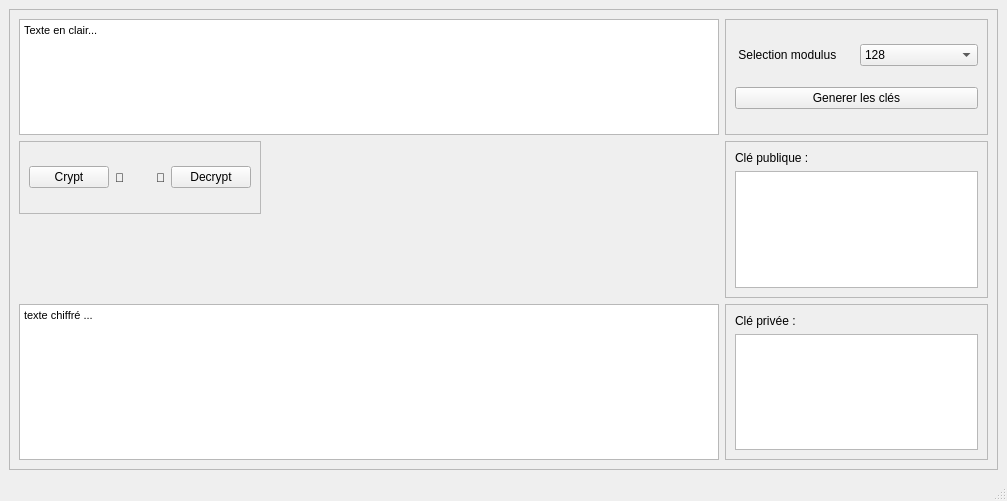
<?xml version="1.0" encoding="UTF-8"?>
<ui version="4.0">
 <class>MainWindow</class>
 <widget class="QMainWindow" name="MainWindow">
  <property name="enabled">
   <bool>true</bool>
  </property>
  <property name="geometry">
   <rect>
    <x>0</x>
    <y>0</y>
    <width>1007</width>
    <height>501</height>
   </rect>
  </property>
  <property name="windowTitle">
   <string>MainWindow</string>
  </property>
  <widget class="QWidget" name="centralwidget">
   <layout class="QVBoxLayout" name="verticalLayout_3">
    <item>
     <widget class="QFrame" name="frame">
      <property name="frameShape">
       <enum>QFrame::StyledPanel</enum>
      </property>
      <property name="frameShadow">
       <enum>QFrame::Raised</enum>
      </property>
      <layout class="QFormLayout" name="formLayout">
       <item row="0" column="0">
        <widget class="QTextEdit" name="TE_cleartext">
         <property name="minimumSize">
          <size>
           <width>700</width>
           <height>0</height>
          </size>
         </property>
         <property name="html">
          <string>&lt;!DOCTYPE HTML PUBLIC &quot;-//W3C//DTD HTML 4.0//EN&quot; &quot;http://www.w3.org/TR/REC-html40/strict.dtd&quot;&gt;
&lt;html&gt;&lt;head&gt;&lt;meta name=&quot;qrichtext&quot; content=&quot;1&quot; /&gt;&lt;style type=&quot;text/css&quot;&gt;
p, li { white-space: pre-wrap; }
&lt;/style&gt;&lt;/head&gt;&lt;body style=&quot; font-family:'MS Shell Dlg 2'; font-size:8.25pt; font-weight:400; font-style:normal;&quot;&gt;
&lt;p style=&quot; margin-top:0px; margin-bottom:0px; margin-left:0px; margin-right:0px; -qt-block-indent:0; text-indent:0px;&quot;&gt;Texte en clair...&lt;/p&gt;&lt;/body&gt;&lt;/html&gt;</string>
         </property>
        </widget>
       </item>
       <item row="0" column="1">
        <widget class="QFrame" name="frame_2">
         <property name="frameShape">
          <enum>QFrame::StyledPanel</enum>
         </property>
         <property name="frameShadow">
          <enum>QFrame::Raised</enum>
         </property>
         <layout class="QGridLayout" name="gridLayout">
          <item row="0" column="0">
           <widget class="QLabel" name="label_3">
            <property name="text">
             <string> Selection modulus</string>
            </property>
           </widget>
          </item>
          <item row="0" column="1">
           <widget class="QComboBox" name="CB_nbit">
            <item>
             <property name="text">
              <string>128</string>
             </property>
            </item>
            <item>
             <property name="text">
              <string>256</string>
             </property>
            </item>
            <item>
             <property name="text">
              <string>512</string>
             </property>
            </item>
            <item>
             <property name="text">
              <string>1024</string>
             </property>
            </item>
            <item>
             <property name="text">
              <string>2048</string>
             </property>
            </item>
            <item>
             <property name="text">
              <string>4096</string>
             </property>
            </item>
            <item>
             <property name="text">
              <string>8192</string>
             </property>
            </item>
            <item>
             <property name="text">
              <string>16 384</string>
             </property>
            </item>
           </widget>
          </item>
          <item row="1" column="0" colspan="2">
           <widget class="QPushButton" name="PB_gen_keys">
            <property name="text">
             <string>Generer les clés</string>
            </property>
           </widget>
          </item>
         </layout>
        </widget>
       </item>
       <item row="2" column="0">
        <widget class="QTextEdit" name="TE_cryptedtext">
         <property name="minimumSize">
          <size>
           <width>700</width>
           <height>0</height>
          </size>
         </property>
         <property name="html">
          <string>&lt;!DOCTYPE HTML PUBLIC &quot;-//W3C//DTD HTML 4.0//EN&quot; &quot;http://www.w3.org/TR/REC-html40/strict.dtd&quot;&gt;
&lt;html&gt;&lt;head&gt;&lt;meta name=&quot;qrichtext&quot; content=&quot;1&quot; /&gt;&lt;style type=&quot;text/css&quot;&gt;
p, li { white-space: pre-wrap; }
&lt;/style&gt;&lt;/head&gt;&lt;body style=&quot; font-family:'MS Shell Dlg 2'; font-size:8.25pt; font-weight:400; font-style:normal;&quot;&gt;
&lt;p style=&quot; margin-top:0px; margin-bottom:0px; margin-left:0px; margin-right:0px; -qt-block-indent:0; text-indent:0px;&quot;&gt;texte chiffré ...&lt;/p&gt;&lt;/body&gt;&lt;/html&gt;</string>
         </property>
        </widget>
       </item>
       <item row="1" column="0">
        <widget class="QFrame" name="frame_3">
         <property name="frameShape">
          <enum>QFrame::StyledPanel</enum>
         </property>
         <property name="frameShadow">
          <enum>QFrame::Raised</enum>
         </property>
         <layout class="QHBoxLayout" name="horizontalLayout">
          <item>
           <widget class="QPushButton" name="PB_crypt">
            <property name="text">
             <string>Crypt</string>
            </property>
           </widget>
          </item>
          <item>
           <widget class="QLabel" name="label_2">
            <property name="text">
             <string>🔽</string>
            </property>
           </widget>
          </item>
          <item>
           <widget class="QLabel" name="L_no_privkey">
            <property name="text">
             <string/>
            </property>
           </widget>
          </item>
          <item>
           <widget class="QLabel" name="L_no_pubkey">
            <property name="enabled">
             <bool>true</bool>
            </property>
            <property name="text">
             <string/>
            </property>
           </widget>
          </item>
          <item>
           <widget class="QLabel" name="label">
            <property name="text">
             <string>🔼</string>
            </property>
           </widget>
          </item>
          <item>
           <widget class="QPushButton" name="PB_decrypt">
            <property name="text">
             <string>Decrypt</string>
            </property>
           </widget>
          </item>
         </layout>
        </widget>
       </item>
       <item row="2" column="1">
        <widget class="QFrame" name="frame_4">
         <property name="frameShape">
          <enum>QFrame::StyledPanel</enum>
         </property>
         <property name="frameShadow">
          <enum>QFrame::Raised</enum>
         </property>
         <layout class="QVBoxLayout" name="verticalLayout">
          <item>
           <widget class="QLabel" name="label_5">
            <property name="text">
             <string>Clé privée : </string>
            </property>
           </widget>
          </item>
          <item>
           <widget class="QTextEdit" name="TE_privkey">
            <property name="acceptDrops">
             <bool>true</bool>
            </property>
            <property name="readOnly">
             <bool>true</bool>
            </property>
           </widget>
          </item>
         </layout>
        </widget>
       </item>
       <item row="1" column="1">
        <widget class="QFrame" name="frame_5">
         <property name="frameShape">
          <enum>QFrame::StyledPanel</enum>
         </property>
         <property name="frameShadow">
          <enum>QFrame::Raised</enum>
         </property>
         <layout class="QVBoxLayout" name="verticalLayout_2">
          <item>
           <widget class="QLabel" name="label_4">
            <property name="text">
             <string>Clé publique :</string>
            </property>
           </widget>
          </item>
          <item>
           <widget class="QTextEdit" name="TE_pubkey">
            <property name="acceptDrops">
             <bool>true</bool>
            </property>
            <property name="readOnly">
             <bool>true</bool>
            </property>
           </widget>
          </item>
         </layout>
        </widget>
       </item>
      </layout>
     </widget>
    </item>
   </layout>
  </widget>
  <widget class="QMenuBar" name="menubar">
   <property name="geometry">
    <rect>
     <x>0</x>
     <y>0</y>
     <width>1007</width>
     <height>21</height>
    </rect>
   </property>
  </widget>
  <widget class="QStatusBar" name="statusbar"/>
  <action name="act_crypt">
   <property name="text">
    <string>crypt</string>
   </property>
  </action>
  <action name="act_decrypt">
   <property name="text">
    <string>decrypt</string>
   </property>
  </action>
  <action name="act_gen_keys">
   <property name="text">
    <string>gen_keys</string>
   </property>
  </action>
  <action name="act_cle_pub">
   <property name="text">
    <string>cle_pub</string>
   </property>
  </action>
 </widget>
 <resources/>
 <connections>
  <connection>
   <sender>PB_crypt</sender>
   <signal>clicked()</signal>
   <receiver>act_crypt</receiver>
   <slot>trigger()</slot>
   <hints>
    <hint type="sourcelabel">
     <x>470</x>
     <y>288</y>
    </hint>
    <hint type="destinationlabel">
     <x>-1</x>
     <y>-1</y>
    </hint>
   </hints>
  </connection>
  <connection>
   <sender>PB_decrypt</sender>
   <signal>clicked()</signal>
   <receiver>act_decrypt</receiver>
   <slot>trigger()</slot>
   <hints>
    <hint type="sourcelabel">
     <x>244</x>
     <y>288</y>
    </hint>
    <hint type="destinationlabel">
     <x>-1</x>
     <y>-1</y>
    </hint>
   </hints>
  </connection>
  <connection>
   <sender>PB_gen_keys</sender>
   <signal>clicked()</signal>
   <receiver>act_gen_keys</receiver>
   <slot>trigger()</slot>
   <hints>
    <hint type="sourcelabel">
     <x>737</x>
     <y>102</y>
    </hint>
    <hint type="destinationlabel">
     <x>-1</x>
     <y>-1</y>
    </hint>
   </hints>
  </connection>
 </connections>
</ui>
